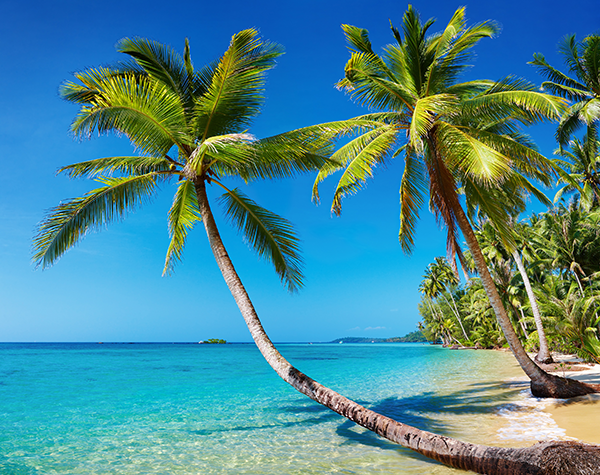
#> input picture histograms/beach.png, 600 x 475 px, found by its file name
$ python histogram_with_mask.py --image ../images/beach.png
#> lines starting #> are read from the running program, lines starting #| are printed output that depends on the picture; after the words box and inside, x2 and y2 are one past the last pixel; in counts of white or black regions, pixels touching at a corner belong together
# USAGE
# python histogram_with_mask.py --image ../images/beach.png

# Import the necessary packages
from matplotlib import pyplot as plt
import numpy as np
import argparse
import cv2

def plot_histogram(image, title, mask = None):
	# Grab the image channels, initialize the tuple of colors
	# and the figure
	chans = cv2.split(image)
	colors = ("b", "g", "r")
	plt.figure()
	plt.title(title)
	plt.xlabel("Bins")
	plt.ylabel("# of Pixels")

	# Loop over the image channels
	for (chan, color) in zip(chans, colors):
		# Create a histogram for the current channel and plot it
		hist = cv2.calcHist([chan], [0], mask, [256], [0, 256])
		plt.plot(hist, color = color)
		plt.xlim([0, 256])

# Construct the argument parser and parse the arguments
ap = argparse.ArgumentParser()
ap.add_argument("-i", "--image", required = True,
	help = "Path to the image")
args = vars(ap.parse_args())

# Load the original image and plot a histogram for it
image = cv2.imread(args["image"])
#> image is the input picture: shape (475, 600, 3); mean B, G, R 148.4, 136.5, 73.3
cv2.imshow("Original", image)
plot_histogram(image, "Histogram for Original Image")
#> the loop in plot_histogram, `for (chan, color) in zip(chans, colors):` made 3 passes
#> color on passes 1 to 3: 'b', 'g', 'r'

# Construct a mask for our image -- our mask will be BLACK for
# regions we want to IGNORE and WHITE for regions we want to
# EXAMINE. In this example we will be examining the foliage
# of the image, so we'll draw a white rectangle where the foliage
# is
mask = np.zeros(image.shape[:2], dtype = "uint8")
cv2.rectangle(mask, (15, 15), (130, 100), 255, -1)
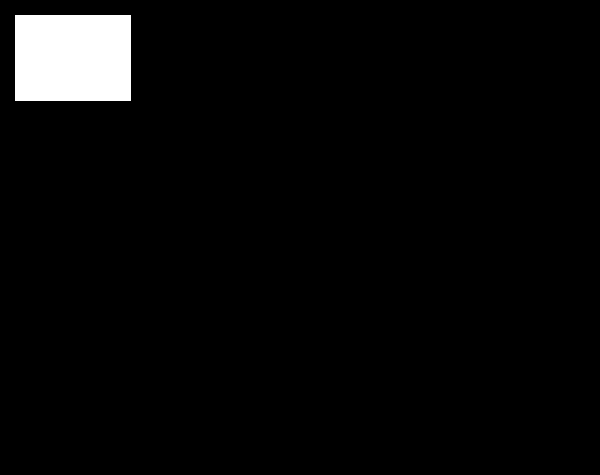
#> mask: shape (475, 600); 3.5% white; 1 white region, box (x1, y1, x2, y2) and area: (15, 15, 131, 101) 9976
cv2.imshow("Mask", mask)

# What does masking our image look like?
masked = cv2.bitwise_and(image, image, mask = mask)
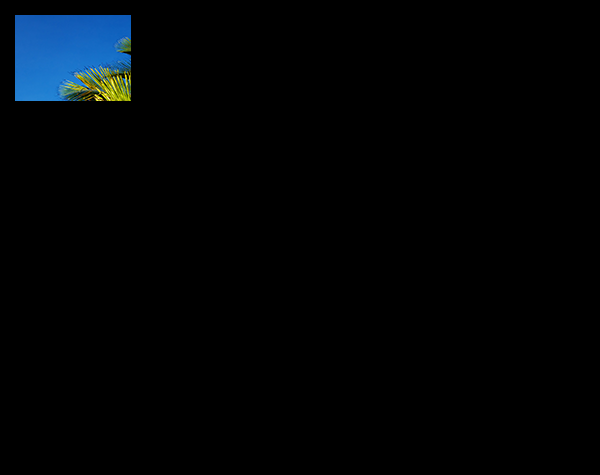
#> masked: shape (475, 600, 3); mean B, G, R 5.8, 3.9, 1.4
cv2.imshow("Applying the Mask", masked)
cv2.waitKey(0)

# Let's compute a histogram for our image, but we'll only include
# pixels in the masked region
plot_histogram(image, "Histogram for Masked Image", mask = mask)
#> the loop in plot_histogram (call 2), `for (chan, color) in zip(chans, colors):` made 3 passes

# Show our plots
plt.show()
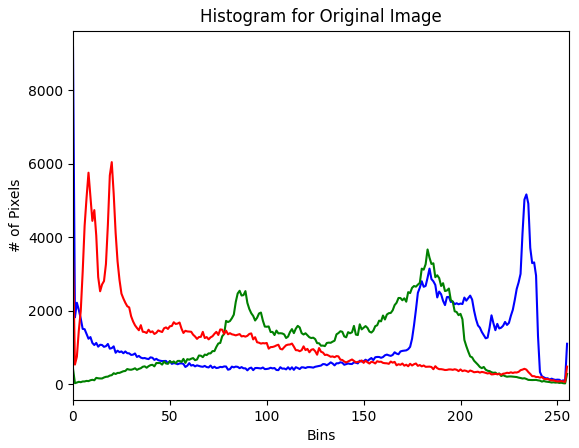
#> figure drawn by matplotlib, 1 panel; curve peaks at x = 0, y = 9163; curve peaks at x = 183, y = 3670; curve peaks at x = 20, y = 6044
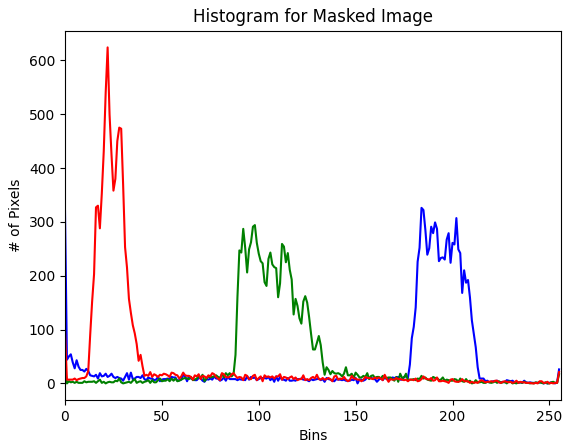
#> figure drawn by matplotlib, 1 panel; curve peaks at x = 184, y = 326; curve peaks at x = 98, y = 294; curve peaks at x = 22, y = 624
